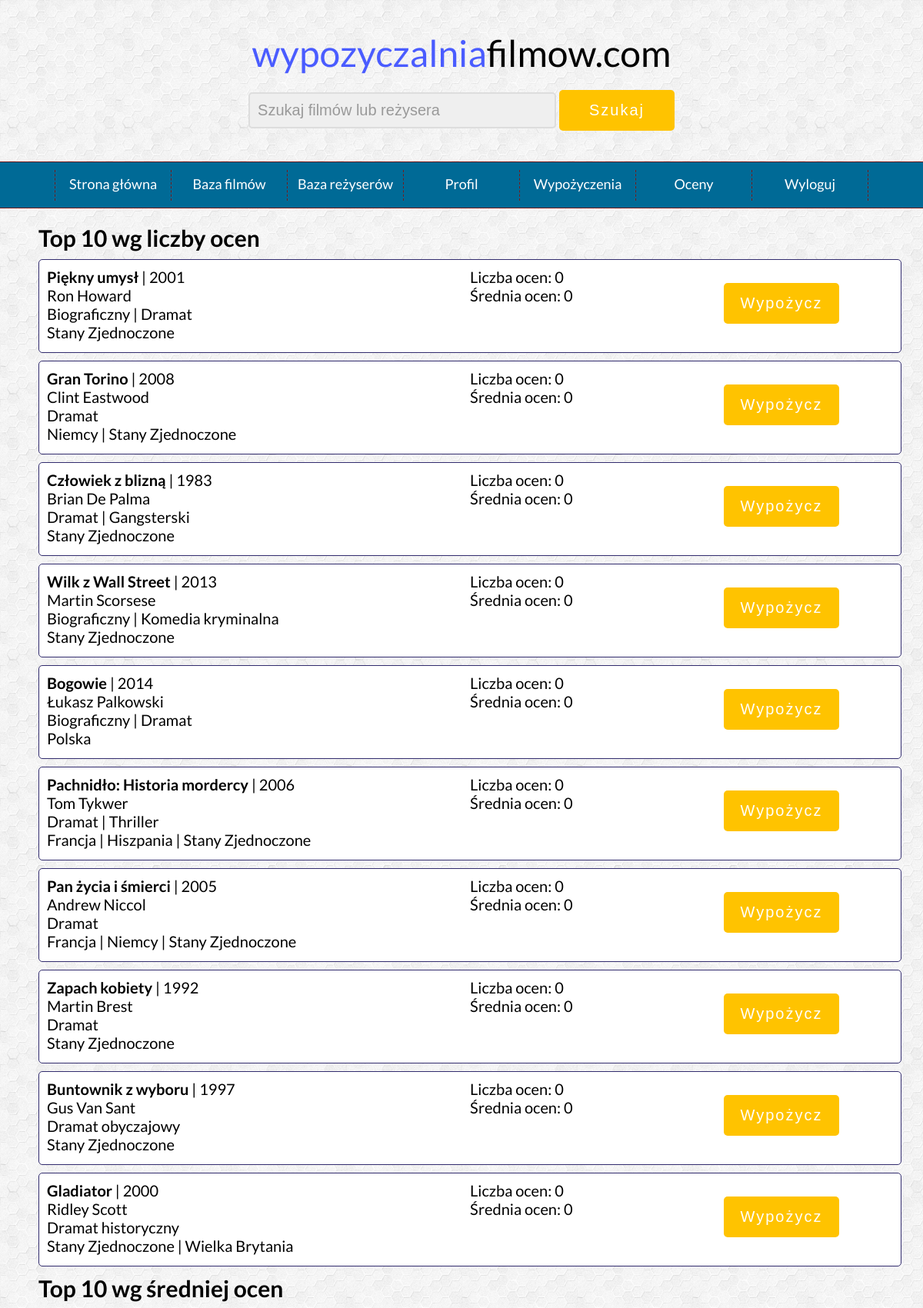
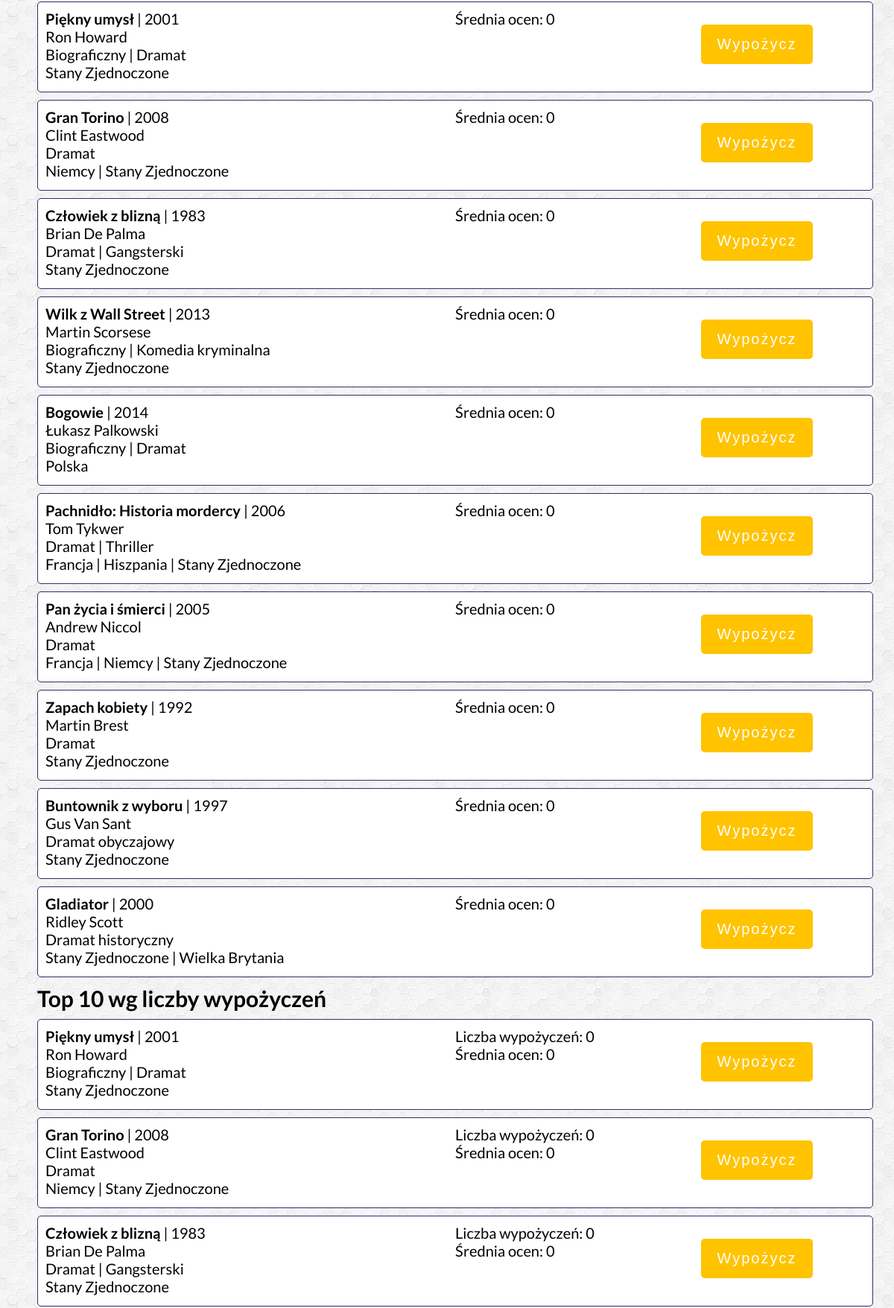
Page /wypozyczalnia/home.php (signed in, upper part) on the committed database (2 pictures, top to bottom).
### tables this page shows
CREATE TABLE filmy (id_filmu int AUTO_INCREMENT not null, PRIMARY KEY (id_filmu), tytul VARCHAR(50) not null, rok int not null, 
gatunek1 int not null, foreign key (gatunek1) references gatunki(id_gatunku), gatunek2 int, foreign key (gatunek2) references gatunki(id_gatunku), 
gatunek3 int, foreign key (gatunek3) references gatunki(id_gatunku), kraj1 CHAR(3) not null, foreign key (kraj1) references kraje_produkcji(kod_kraju), 
kraj2 CHAR(3), foreign key (kraj2) references kraje_produkcji(kod_kraju), kraj3 CHAR(3), foreign key (kraj3) references kraje_produkcji(kod_kraju), 
rezyser int not null, foreign key (rezyser) references rezyserzy(id_rezysera), opis VARCHAR(500), id_ceny int not null, foreign key (id_ceny) references stawki_cenowe(id_ceny), 
liczba_wypozyczen int not null, liczba_ocen int not null, srednia_ocen float not null, data_dodania datetime not null);

CREATE TABLE rezyserzy (id_rezysera int AUTO_INCREMENT not null, PRIMARY KEY (id_rezysera), nazwa_rezysera VARCHAR(100) not null);

CREATE TABLE gatunki (id_gatunku int AUTO_INCREMENT not null, PRIMARY KEY (id_gatunku), nazwa_gatunku VARCHAR(30) not null);

CREATE TABLE kraje_produkcji (kod_kraju	CHAR(3) not null, PRIMARY KEY (kod_kraju), kraj VARCHAR(30) not null);

### wypozyczalnia/home.php (the view, shortened to what this page needs)
<!DOCTYPE HTML>
<html lang="pl">
<head>
	<link href="style_homepage.css" rel="stylesheet" type="text/css" />
	<link href="css/fontello.css" rel="stylesheet" type="text/css" />
</head>
<body>
	<div class="wrapper">
		<div class="header">
			<div class="logo">
				<span style="color: #4A5CFF">wypozyczalnia</span>filmow.com
			</div>
			<div class="search">
				<form action="home_search.php" method="post">
					<input type="text" placeholder="Szukaj filmów lub reżysera" onfocus="this.placeholder=''" onblur="this.placeholder='Szukaj filmów'" name="search"/>
					<input type="submit" value="Szukaj"/>
				</form>
			</div>
		</div>
		<div class="nav">
			<ol>
				<li><a href="home.php">Strona główna</a></li>
				<li><a href="home_baza_filmow.php">Baza filmów</a></li>
				<li><a href="home_baza_rezyserow.php">Baza reżyserów</a></li>
				<li><a href="home_informacje.php">Profil</a></li>
				<li><a href="home_wypozyczenia.php">Wypożyczenia</a></li>
				<li><a href="home_oceny.php">Oceny</a></li>
				<li><a href="logout.php">Wyloguj</a></li>
			</ol>
		</div>
		<div class="content">
			<?php
				require_once "connect.php";
				$polaczenie = @new mysqli($host, $db_user, $db_password, $db_name);
				$liczba_ocen = $polaczenie->query("CALL `top10_liczby_ocen`()");
				echo "<div class='title'>";
					echo '<strong>'."Top 10 wg liczby ocen".'</strong>';
				echo "</div>";
				while ($r = $liczba_ocen->fetch_assoc())
				{
					echo "<div class='display'>";
						echo "<div class='display1'>";
							echo "<strong>".$r['tytul']."</strong>".' | '.$r["rok"].'</br>';
							echo $r["nazwa_rezysera"].'</br>';
							echo $r["gatunek1"];
							if ($r["gatunek2"]!=NULL)
							{
								echo ' | '.$r["gatunek2"];
							}
							echo '</br>'.$r["kraj1"];
							if ($r["kraj2"]!=NULL)
							{
								echo ' | '.$r["kraj2"];
							}
							if ($r["kraj3"]!=NULL)
							{
								echo ' | '.$r["kraj3"];
							}
						echo "</div>";
						echo "<div class='display2'>";
							echo 'Liczba ocen: '.$r['liczba_ocen'].'</br>';
							$r['srednia_ocen'] = round($r['srednia_ocen'],2);
							echo 'Średnia ocen: '.$r["srednia_ocen"];
						echo "</div>";
						echo "<div class='display3'>";
							echo "<form action = 'wypozycz.php' method='post'>";
								echo "<input type='submit' value='Wypożycz'/>";
							echo "</form>";
						echo "</div>";
					echo "</div>";
				}
				$polaczenie = @new mysqli($host, $db_user, $db_password, $db_name);
				$srernia = $polaczenie->query("CALL `top10_srednia_ocen`()");
				echo "<div class='title'>";
					echo '<strong>'.'Top 10 wg średniej ocen'.'</strong>';
				echo "</div>";
				while ($r = $srernia->fetch_assoc())
				{
					echo "<div class='display'>";
						echo "<div class='display1'>";
							echo "<strong>".$r['tytul']."</strong>".' | '.$r["rok"].'</br>';
							echo $r["nazwa_rezysera"].'</br>';
							echo $r["gatunek1"];
							if ($r["gatunek2"]!=NULL)
							{
								echo ' | '.$r["gatunek2"];
							}
							echo '</br>'.$r["kraj1"];
							if ($r["kraj2"]!=NULL)
							{
								echo ' | '.$r["kraj2"];
							}
							if ($r["kraj3"]!=NULL)
							{
								echo ' | '.$r["kraj3"];
							}
						echo "</div>";
						echo "<div class='display2'>";
							$r['srednia_ocen'] = round($r['srednia_ocen'],2);
							echo 'Średnia ocen: '.$r["srednia_ocen"];
						echo "</div>";
						echo "<div class='display3'>";
							echo "<form action = 'wypozycz.php' method='post'>";
								echo "<input type='submit' value='Wypożycz'/>";
							echo "</form>";
						echo "</div>";
					echo "</div>";
				}
				$polaczenie = @new mysqli($host, $db_user, $db_password, $db_name);
				$popularne = $polaczenie->query("CALL `top10_popularne`()");
				echo "<div class='title'>";
					echo '<strong>'.'Top 10 wg liczby wypożyczeń'.'</strong>';
				echo "</div>";
				while ($r = $popularne->fetch_assoc())
				{
					echo "<div class='display'>";
						echo "<div class='display1'>";
							echo "<strong>".$r['tytul']."</strong>".' | '.$r["rok"].'</br>';
							echo $r["nazwa_rezysera"].'</br>';
							echo $r["gatunek1"];
							if ($r["gatunek2"]!=NULL)
							{
								echo ' | '.$r["gatunek2"];
							}
							echo '</br>'.$r["kraj1"];
							if ($r["kraj2"]!=NULL)
							{
								echo ' | '.$r["kraj2"];
							}
						echo "</div>";
						echo "<div class='display2'>";
							echo 'Liczba wypożyczeń: '.$r['liczba_wypozyczen'].'</br>';
							$r['srednia_ocen'] = round($r['srednia_ocen'],2);
							echo 'Średnia ocen: '.$r["srednia_ocen"];
						echo "</div>";
						echo "<div class='display3'>";
							echo "<form action = 'wypozycz.php' method='post'>";
								echo "<input type='submit' value='Wypożycz'/>";
							echo "</form>";
						echo "</div>";
					echo "</div>";
				}
			?>
		</div>
	</div>
</body>
</html>

### wypozyczalnia/style_homepage.css (style rules this page uses)
body { background-image: url("img/hexellence.png"); font-family: 'Lato', sans-serif; font-size: 20px; margin: 0 !important; }
input[type=text], input[type=password] { width: 400px; background-color: #efefef; color: #666; border: 2px solid #ddd; border-radius: 5px; font-size: 20px; padding: 10px; box-sizing: border-box; outline: none; margin-top: 10px; }
input[type=submit] { width: 150px; background-color: #FFC300; font-size:20px; color: white; padding: 15px 10px; margin-top: 20px; border: none; border-radius: 5px; cursor: pointer; letter-spacing: 2px; outline: none; }
.wrapper { width: 100%; }
.header { width:100%; padding: 40px 0; }
.logo { width: 100%; text-align: center; font-size: 48px; margin-left: auto; margin-right: auto; }
.search { width: 100%; text-align: center; font-size: 20px; margin-left: auto; margin-right: auto; }
.nav { width: 100%; padding: 10px 0; background-color: #006A96; text-align: center; border-top: 1px solid #751b1b; border-bottom: 1px solid #751b1b; }
.content { width: 1100px; margin-left: auto; margin-right: auto; text-align: left; padding-top: 10px; min-height: 500px; }
.display { background-color: #FFFFFF; border-style: solid; border-color: #322C6E; border-radius: 5px; border-width: 1px; width: 100%; height: 100px; padding: 10px; margin-top: 10px; }
.display1 { width: 50%; float:left; }
.display2 { width: 30%; float:left; }
.display3 { width: 20%; float:left; }
.title { font-size: 30px; margin-top: 10px; margin-bottom: 10px; }
ol { padding: 0; margin: 0; list-style-type: none; font-size: 18px; height: 35px; line-height: 200%; display: inline-block; }
ol a { color: #ffffff; text-decoration: none; display: block; }
ol > li { float: left; width: 150px; height: 40px; border-right: 1px dashed #751b1b; }
ol > li:first-child { border-left: 1px dashed #751b1b; }

### rows in the picture
filmy: tytul "Piękny umysł", rok "2001", rezyser.nazwa_rezysera "Ron Howard", gatunek1.nazwa_gatunku "Biograficzny", gatunek2.nazwa_gatunku "Dramat", kraj1.kraj "Stany Zjednoczone", liczba_ocen "0", srednia_ocen "0", liczba_wypozyczen "0"
filmy: tytul "Gran Torino", rok "2008", rezyser.nazwa_rezysera "Clint Eastwood", gatunek1.nazwa_gatunku "Dramat", kraj1.kraj "Niemcy", kraj2.kraj "Stany Zjednoczone", liczba_ocen "0", srednia_ocen "0", liczba_wypozyczen "0"
filmy: tytul "Człowiek z blizną", rok "1983", rezyser.nazwa_rezysera "Brian De Palma", gatunek1.nazwa_gatunku "Dramat", gatunek2.nazwa_gatunku "Gangsterski", kraj1.kraj "Stany Zjednoczone", liczba_ocen "0", srednia_ocen "0", liczba_wypozyczen "0"
filmy: tytul "Wilk z Wall Street", rok "2013", rezyser.nazwa_rezysera "Martin Scorsese", gatunek1.nazwa_gatunku "Biograficzny", gatunek2.nazwa_gatunku "Komedia kryminalna", kraj1.kraj "Stany Zjednoczone", liczba_ocen "0", srednia_ocen "0"
filmy: tytul "Bogowie", rok "2014", rezyser.nazwa_rezysera "Łukasz Palkowski", gatunek1.nazwa_gatunku "Biograficzny", gatunek2.nazwa_gatunku "Dramat", kraj1.kraj "Polska", liczba_ocen "0", srednia_ocen "0"
filmy: tytul "Pachnidło: Historia mordercy", rok "2006", rezyser.nazwa_rezysera "Tom Tykwer", gatunek1.nazwa_gatunku "Dramat", gatunek2.nazwa_gatunku "Thriller", kraj1.kraj "Francja", kraj2.kraj "Hiszpania", kraj3.kraj "Stany Zjednoczone", liczba_ocen "0", srednia_ocen "0"
filmy: tytul "Pan życia i śmierci", rok "2005", rezyser.nazwa_rezysera "Andrew Niccol", gatunek1.nazwa_gatunku "Dramat", kraj1.kraj "Francja", kraj2.kraj "Niemcy", kraj3.kraj "Stany Zjednoczone", liczba_ocen "0", srednia_ocen "0"
filmy: tytul "Zapach kobiety", rok "1992", rezyser.nazwa_rezysera "Martin Brest", gatunek1.nazwa_gatunku "Dramat", kraj1.kraj "Stany Zjednoczone", liczba_ocen "0", srednia_ocen "0"
filmy: tytul "Buntownik z wyboru", rok "1997", rezyser.nazwa_rezysera "Gus Van Sant", gatunek1.nazwa_gatunku "Dramat obyczajowy", kraj1.kraj "Stany Zjednoczone", liczba_ocen "0", srednia_ocen "0"
filmy: tytul "Gladiator", rok "2000", rezyser.nazwa_rezysera "Ridley Scott", gatunek1.nazwa_gatunku "Dramat historyczny", kraj1.kraj "Stany Zjednoczone", kraj2.kraj "Wielka Brytania", liczba_ocen "0", srednia_ocen "0"
